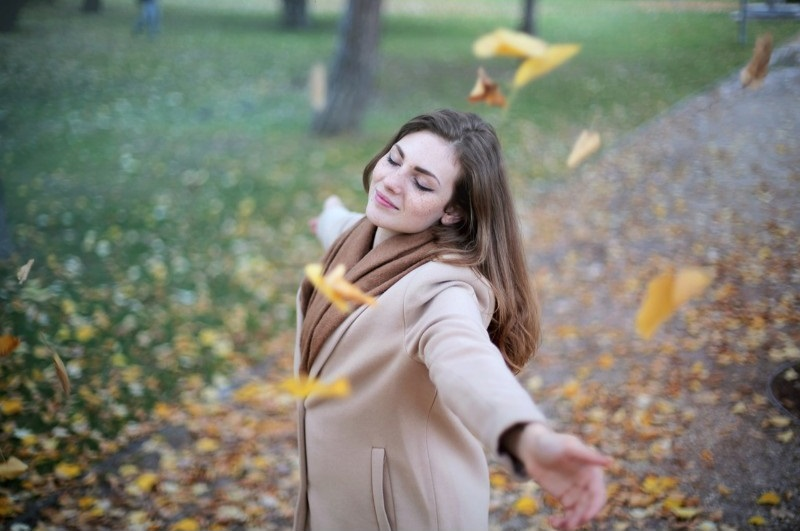
#> input picture test.jpeg, 800 x 531 px, given in place of the camera
$ jupyter execute cam_detection.ipynb
#> lines starting #> are read from the running program, lines starting #| are printed output that depends on the picture
[cell 1]
#!/usr/bin/env python3
# -*- coding: UTF-8 -*-

import cv2
print("OpenCV version :  {0}".format(cv2.__version__))

def motion_detector(cam, flou, seuil_0, seuil_1, area, tempo):
    # Création des fenêtres
#> called with cam = 0, flou = 41, seuil_0 = 60, seuil_1 = 255, area = 5000, tempo = 30
    cv2.namedWindow('Ecart entre frame')
    cv2.namedWindow('Thresh')
    cv2.namedWindow('Security Feed')

    firstFrame = None
    cap = cv2.VideoCapture(0)
    loop = 1
    while loop:
        rval, frame = cap.read()
#> frame is the input picture: shape (531, 800, 3); mean B, G, R 115.7, 127.9, 126.5
        # Si la webcam à une image
        if rval:
            # Conversion en gris
            gray = cv2.cvtColor(frame, cv2.COLOR_BGR2GRAY)
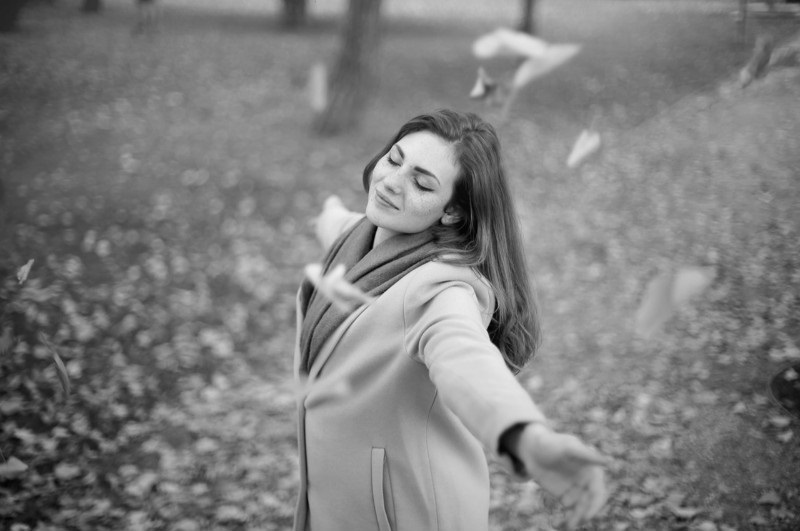
#> gray: shape (531, 800); min 1, max 240, mean 126.1
            # Application d'un flou
            gray = cv2.GaussianBlur(gray, (flou, flou), 0)
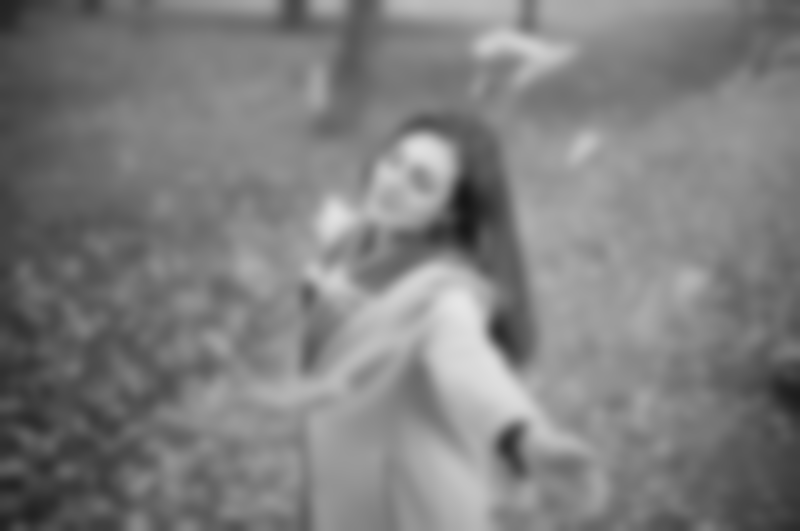
#> gray: shape (531, 800); min 22, max 230, mean 126.1

            # Enregistrement d'une 1ère frame
            if firstFrame is None:
                firstFrame = gray
            else:
                # Ecart entre les frames
                delta = cv2.absdiff(firstFrame, gray)
                # Seuil
                thresh = cv2.threshold(delta, seuil_0, seuil_1, cv2.THRESH_BINARY)[1]
                # Dilatation des zones
                thresh = cv2.dilate(thresh, None, iterations=2)
                # Contours des zones
                contours, hierarchy = cv2.findContours(thresh, cv2.RETR_TREE,
                                                             cv2.CHAIN_APPROX_SIMPLE)
                # Affichage des contours
                for c in contours:
                    if cv2.contourArea(c) > area:
                        # Un rectangle incluant la zone
                        (x, y, w, h) = cv2.boundingRect(c)
                        cv2.rectangle(frame, (x, y), (x + w, y + h), (0, 255, 0), 2)

                        cv2.imshow("Ecart entre frame", delta)
                        cv2.imshow("Thresh", thresh)
                        cv2.imshow("Security Feed", frame)

                        # Echap pour quitter dans une fenêtre
                        if cv2.waitKey(tempo) & 0xFF == 27:
                            cv2.destroyAllWindows()
                            loop = 0
    cv2.destroyAllWindows()

if __name__ == "__main__":
    # Numero de webcam
    CAM = 0

    # Valeur de flou, impair
    FLOU = 41

    # Seuils sur le gris
    SEUIL_0, SEUIL_1 = 60, 255

    # Aire minimal avec différence de pixels
    AREA = 5000

    # Attente en ms entre 2 capture
    TEMPO = 30

    motion_detector(CAM, FLOU, SEUIL_0, SEUIL_1, AREA, TEMPO)
